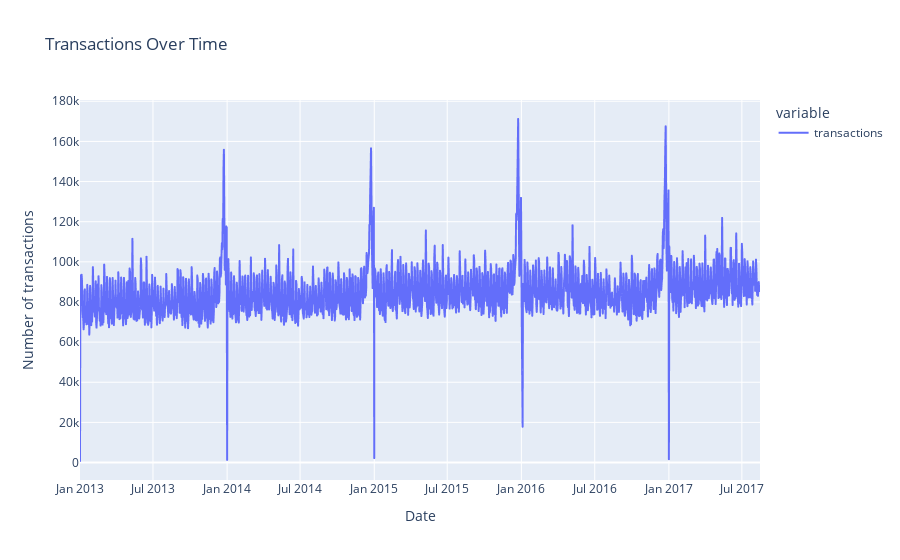

Write notebook code for a chart like this one.
### Code cell
transactions_date = transaction_data.groupby('date').transactions.sum().reset_index()
transactions_date = transactions_date.set_index("date")

fig = px.line(transactions_date, title='Transactions Over Time')
fig.update_xaxes(title_text='Date')
fig.update_yaxes(title_text='Number of transactions')
fig.show()

### Figure 1 — Plotly figure (JSON) as saved in the notebook; plotly's stock layout.template omitted (floating-point values rounded to 4 significant figures; data arrays with more than 128 entries replaced by an {"elided": "..."} marker saying what was removed)
{"data": [{"hovertemplate": "variable=transactions<br>date=%{x}<br>value=%{y}<extra></extra>", "legendgroup": "transactions", "line": {"color": "#636efa", "dash": "solid"}, "marker": {"symbol": "circle"}, "mode": "lines", "name": "transactions", "showlegend": true, "type": "scattergl", "x": {"elided": "1682 str values"}, "xaxis": "x", "y": {"elided": "1682 int values"}, "yaxis": "y"}], "layout": {"legend": {"title": {"text": "variable"}, "tracegroupgap": 0}, "title": {"text": "Transactions Over Time"}, "xaxis": {"anchor": "y", "domain": [0, 1], "title": {"text": "Date"}}, "yaxis": {"anchor": "x", "domain": [0, 1], "title": {"text": "Number of transactions"}}}}
